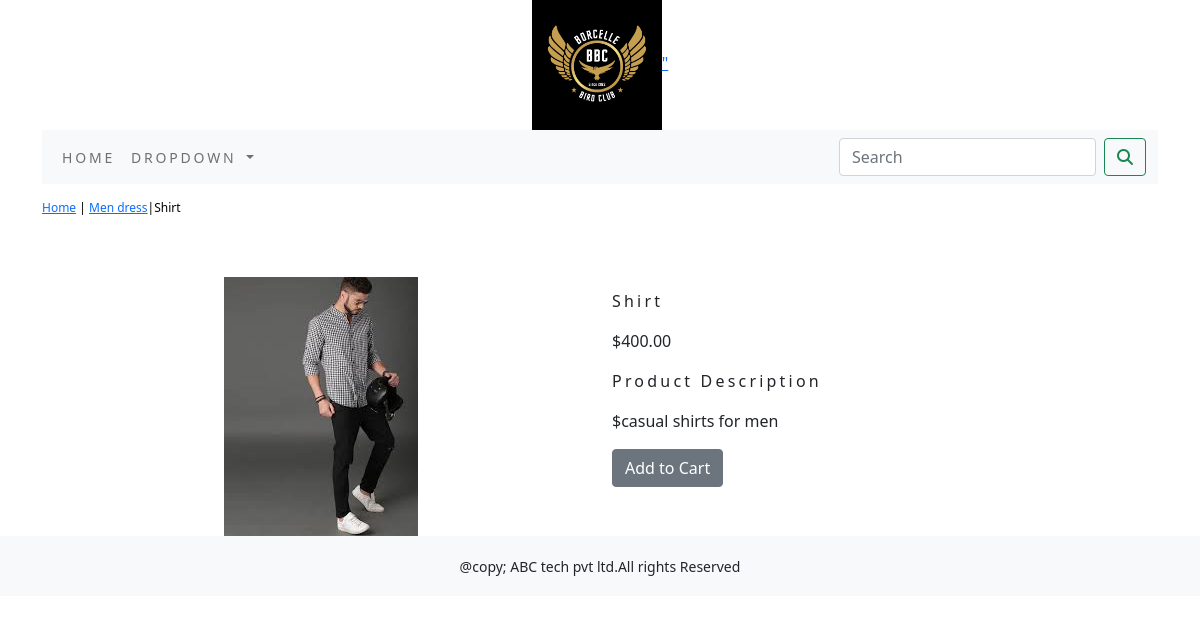
The page /shop/men-dress/shirt/ on the database its author committed.
### shopapp/models.py (models this page shows, shortened)
class Product(models.Model):
    name=models.CharField(max_length=250,unique=True)
    slug=models.SlugField(max_length=250,unique=True)
    description=models.TextField(blank=True)
    price=models.DecimalField(max_digits=10,decimal_places=2)
    category=models.ForeignKey(Category,on_delete=models.CASCADE)
    image=models.ImageField(upload_to='product',blank=True)
    stock=models.IntegerField()
    available=models.BooleanField(default=True)
    created=models.DateTimeField(auto_now_add=True)
    updated=models.DateTimeField(auto_now=True)
    class Meta:
         ordering=('name',)
         verbose_name='product'
         verbose_name_plural='products'

class Category(models.Model):
    name=models.CharField(max_length=250,unique=True)
    slug=models.SlugField(max_length=250,unique=True)
    description=models.TextField(blank=True)
    image=models.ImageField(upload_to='category',blank=True)
    class Meta:
         ordering=('name',)
         verbose_name='category'
         verbose_name_plural='categories'
    def get_url(self):
        return reverse('shopapp:products_by_category',args=[self.slug])
    def __str__(self):
        return '{}'.format(self.name)

### shopapp/views.py (the view)
# urls.py: path('<slug:c_slug>/<slug:product_slug>/', views.proDetail,name='prodCatdetail')
def proDetail(request,c_slug,product_slug):
    try:
        product=Product.objects.get(category__slug=c_slug,slug=product_slug)
    except Exception as e:
        raise e
    return render(request,'product.html',{'product':product})

### cart/context_processors.py (called while the page is built)
def counter(request):
    item_count=0
    if 'admin' in request.path:
        return  {}
    else:
        try:
            cart=Cart.objects.filter(cart_id=_cart_id(request))
            cart_items=CartItem.objects.all().filter(cart=cart[:1])
            for cart_item in cart_items:
                item_count += cart_item.quantity
        except Cart.DoesNotExist:
            item_count =0
    return dict(item_count=item_count)

### cart/views.py (called while the page is built)
def _cart_id(request):
    cart=request.session.session_key
    if not cart:
        cart=request.session.create()
    return cart

### shopapp/context_processors.py (called while the page is built)
def menu_links(request):
    links=Category.objects.all()
    return dict(links=links)

### templates/product.html (shortened to what this page needs)
{% extends 'base.html' %}
{% load static %}
{% block content %}
<div class="row my_prod_row_class">
    <div class="mx_auto">
       <p> <a href="{% url 'shopapp:allProdCat' %}">Home<a/> | <a href ="{{product.category.get_url}}">{{product.category}}</a>|{{product.name}}</p>
    </div>
</div>
<div class="container">
<br>
<div class="row">
   <div class="col-md-12 col-sm-12 col-lg-6 text-center">
     <div style="min-width:18rem">
         <img src="{{product.image.url}}" alt="{{product.name}}">
       </div>
    </div>
        <div class="col-md-12 col-sm-12 col-md-12 col-lg-6">
            <div>
         <h1 class="my_prod_title">{{product.name}}</h1>
       <p>${{product.price}}</p>
       <p class="my_title">Product Description</p>
       <p class="text-justify my_rod_text">${{product.description}}</p>
      {% if product.stock <= 0 %}
      <p class="text-justify my_prod_text"><b>Out of stock</b></p>
      {% else %}
      <a class="btn btn-secondary" href="{% url 'cart:add_cart' product.id %}">Add to Cart</a>
       {% endif %}
     </div>
  </div>
 </div>
</div>
</div>
{% endblock %}

### static/css/custom.css (style rules this page uses)
body { font-family: 'Roboto', sans-serif; }
.my_title { font-size:16px; text_tranform:uppercase; letter-spacing:.2em; }
.my_prod_row_class { padding-top:15px; padding-bottom:20px }
.my_prod_row_class .mx_auto { color:#000; font-size:12px; text-decoration:none; }
.my_prod_title { font-size:16px; text_tranform:uppercase; letter-spacing:.2em; padding-top:15px; padding-bottom:10px; }

### rows shown on the page
Product: category "Men dress", name "Shirt", image (picture), price "400.00", description "casual shirts for men"
